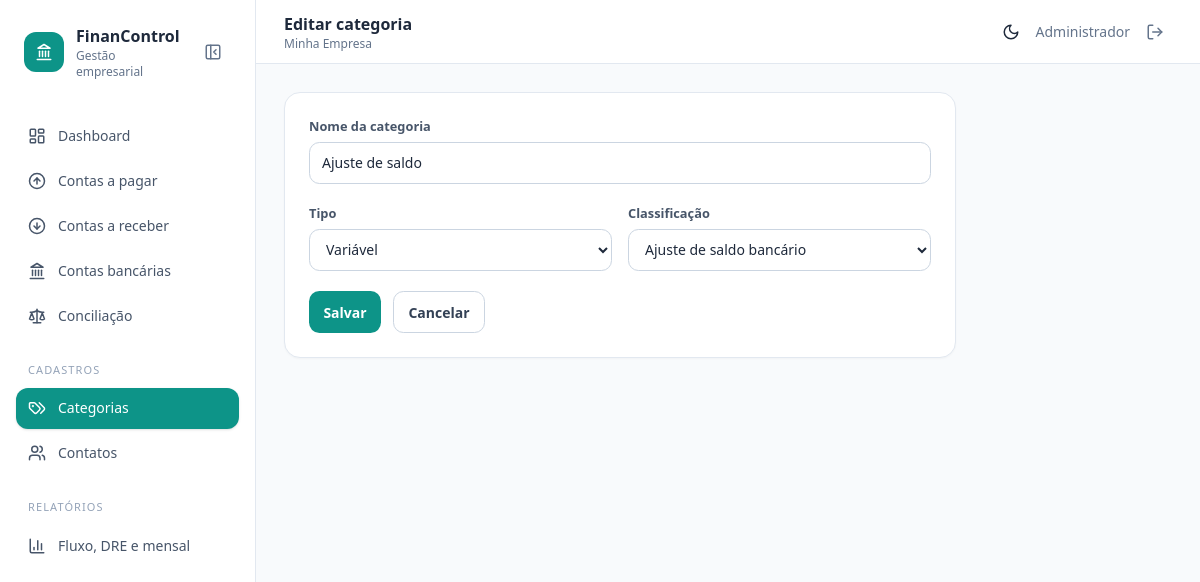
Screenshot of /index.php?route=categories/form&id=14 (signed in) with the database file from the repository.
### tables this page shows
CREATE TABLE categories (
  id INT UNSIGNED AUTO_INCREMENT PRIMARY KEY,
  name VARCHAR(120) NOT NULL UNIQUE,
  type ENUM('fixa','variavel') NOT NULL,
  classification ENUM('despesa_operacional','despesa_administrativa','investimento','receita_operacional','receita_nao_operacional','ajuste_saldo') NOT NULL,
  created_at TIMESTAMP DEFAULT CURRENT_TIMESTAMP,
  INDEX idx_category_type (type), INDEX idx_category_class (classification)
);

### controllers/BaseController.php (called while the page is built, shortened)
<?php
abstract class BaseController
{
    protected function render(string $view, array $data = []): void
    {
        extract($data, EXTR_SKIP);
        require __DIR__ . '/../views/layouts/header.php';
        require __DIR__ . '/../views/' . $view . '.php';
        require __DIR__ . '/../views/layouts/footer.php';
    }
}

### controllers/CategoryController.php (called while the page is built, shortened)
<?php
final class CategoryController extends BaseController
{
    public function form(): void
    {
        $category = ['id' => '', 'name' => '', 'type' => 'fixa', 'classification' => 'despesa_operacional'];
        if ($id = filter_input(INPUT_GET, 'id', FILTER_VALIDATE_INT)) {
            $stmt = db()->prepare('SELECT * FROM categories WHERE id=?'); $stmt->execute([$id]);
            $category = $stmt->fetch() ?: $category;
        }
        $this->render('categories/form', compact('category') + ['pageTitle' => $category['id'] ? 'Editar categoria' : 'Nova categoria']);
    }
}

### index.php (called while the page is built, shortened)
<?php
$config = require __DIR__ . '/config.php';
require __DIR__ . '/db.php';
require __DIR__ . '/helpers.php';
$route = trim((string) ($_GET['route'] ?? 'dashboard'), '/');
$publicRoutes = ['login'];
try {
    $routes = [
        'login' => [AuthController::class, 'login'],
        'logout' => [AuthController::class, 'logout'],
        'dashboard' => [DashboardController::class, 'index'],
        'categories' => [CategoryController::class, 'index'],
        'categories/form' => [CategoryController::class, 'form'],
        'categories/save' => [CategoryController::class, 'save'],
        'categories/delete' => [CategoryController::class, 'delete'],
        'contacts' => [ContactController::class, 'index'],
        'contacts/form' => [ContactController::class, 'form'],
        'contacts/save' => [ContactController::class, 'save'],
        'contacts/delete' => [ContactController::class, 'delete'],
        'payables' => [PayableController::class, 'index'],
        'payables/form' => [PayableController::class, 'form'],
        'payables/save' => [PayableController::class, 'save'],
        'payables/pay' => [PayableController::class, 'pay'],
        'payables/bulk-pay' => [PayableController::class, 'bulkPay'],
        'payables/bulk-edit' => [PayableController::class, 'bulkEdit'],
        'payables/bulk-delete' => [PayableController::class, 'bulkDelete'],
        'payables/schedule' => [PayableController::class, 'schedule'],
        'payables/delete' => [PayableController::class, 'delete'],
        'receivables' => [ReceivableController::class, 'index'],
        'receivables/form' => [ReceivableController::class, 'form'],
        'receivables/save' => [ReceivableController::class, 'save'],
        'receivables/receive' => [ReceivableController::class, 'receive'],
        'receivables/bulk-receive' => [ReceivableController::class, 'bulkReceive'],
        'receivables/bulk-edit' => [ReceivableController::class, 'bulkEdit'],
        'receivables/bulk-delete' => [ReceivableController::class, 'bulkDelete'],
        'receivables/delete' => [ReceivableController::class, 'delete'],
        'banks' => [BankAccountController::class, 'index'],
        'banks/save' => [BankAccountController::class, 'save'],
        'banks/adjust' => [BankAccountController::class, 'adjust'],
        'banks/toggle' => [BankAccountController::class, 'toggle'],
        'movement/details' => [MovementController::class, 'details'],
        'reconciliation' => [ReconciliationController::class, 'index'],
        'reports' => [ReportController::class, 'index'],
        'reports/export' => [ReportController::class, 'export'],
        'attachment' => [AttachmentController::class, 'download'],
    ];
    [$class, $method] = $routes[$route];
    (new $class())->$method();
} catch (Throwable $e) {
    http_response_code(http_response_code() >= 400 ? http_response_code() : 500);
    if (in_array($route, $publicRoutes, true)) exit(e($e->getMessage()));
    $pageTitle = 'Erro';
    require __DIR__ . '/views/layouts/header.php';
    echo '<div class="rounded-xl bg-red-50 p-5 text-red-700">' . e($e->getMessage()) . '</div>';
    require __DIR__ . '/views/layouts/footer.php';
}

### config.php (called while the page is built, shortened)
<?php
return [
    'app_name' => 'Gestão Financeira',
    'company_name' => 'Minha Empresa',
    'company_document' => '00.000.000/0001-00',
    'company_address' => 'Cidade/UF',
    'timezone' => 'America/Sao_Paulo',
    'base_url' => '',
    'db' => [
        'host' => 'dhhsa5ntiphvhzqav2bkkant',
        'port' => '3306',
        'name' => 'financeiro',
        'user' => 'mysql',
        'pass' => 'kVltQX7XzY987YwsxJt7Wf0TU7be9aBcDHU5uVV6xhQeJp5bbtuA1kpNx7UXYzsf',
        'charset' => 'utf8mb4',
    ],
    'upload' => [
        'max_bytes' => 5 * 1024 * 1024,
        'allowed_mimes' => ['application/pdf', 'image/jpeg', 'image/png', 'image/webp'],
    ],
];

### db.php (called while the page is built, shortened)
<?php
function db(): PDO
{
    static $pdo = null;
    if ($pdo instanceof PDO) {
        return $pdo;
    }
    $config = require __DIR__ . '/config.php';
    $db = $config['db'];
    $dsn = sprintf('mysql:host=%s;port=%s;dbname=%s;charset=%s', $db['host'], $db['port'], $db['name'], $db['charset']);
    $pdo = new PDO($dsn, $db['user'], $db['pass'], [
        PDO::ATTR_ERRMODE => PDO::ERRMODE_EXCEPTION,
        PDO::ATTR_DEFAULT_FETCH_MODE => PDO::FETCH_ASSOC,
        PDO::ATTR_EMULATE_PREPARES => false,
    ]);
    return $pdo;
}

### helpers.php (called while the page is built, shortened)
<?php
function config(?string $key = null, mixed $default = null): mixed
{
    static $config;
    $config ??= require __DIR__ . '/config.php';
    $value = $config;
    foreach (explode('.', $key) as $part) {
        $value = $value[$part];
    }
    return $value;
}
function url(string $route = ''): string
{
    $base = rtrim((string) config('base_url', ''), '/');
    return $base . '/index.php' . ($route !== '' ? '?route=' . rawurlencode($route) : '');
}
function e(mixed $value): string
{
    return htmlspecialchars((string) $value, ENT_QUOTES, 'UTF-8');
}

### views/categories/form.php (the view)
<form class="card max-w-2xl space-y-5 p-6" method="post" action="<?=url('categories/save')?>"><?=csrf_field()?><input type="hidden" name="id" value="<?=e($category['id'])?>"><label><span class="label">Nome da categoria</span><input class="field" name="name" value="<?=e($category['name'])?>" required></label><div class="grid gap-4 sm:grid-cols-2"><label><span class="label">Tipo</span><select class="field" name="type"><option value="fixa" <?=$category['type']==='fixa'?'selected':''?>>Fixa</option><option value="variavel" <?=$category['type']==='variavel'?'selected':''?>>Variável</option></select></label><label><span class="label">Classificação</span><select class="field" name="classification"><?php foreach(['despesa_operacional'=>'Despesa operacional','despesa_administrativa'=>'Despesa administrativa','investimento'=>'Investimento','receita_operacional'=>'Receita operacional','receita_nao_operacional'=>'Receita não operacional','ajuste_saldo'=>'Ajuste de saldo bancário'] as $v=>$l):?><option value="<?=$v?>" <?=$category['classification']===$v?'selected':''?>><?=$l?></option><?php endforeach;?></select></label></div><div class="flex gap-3"><button class="btn btn-primary">Salvar</button><a class="btn btn-light" href="<?=url('categories')?>">Cancelar</a></div></form>

### assets/css/app.css (style rules this page uses)
.card { border:1px solid rgb(226 232 240);background:#fff;border-radius:1rem;box-shadow:0 1px 2px rgb(15 23 42/.03) }
.field { width:100%;border:1px solid rgb(203 213 225);border-radius:.65rem;background:transparent;padding:.6rem .75rem;font-size:.875rem;outline:none }
.label { display:block;margin-bottom:.35rem;font-size:.8rem;font-weight:600;color:rgb(71 85 105) }
.btn { display:inline-flex;align-items:center;justify-content:center;gap:.45rem;border-radius:.65rem;padding:.6rem .9rem;font-size:.875rem;font-weight:600;transition:.15s }
.btn-primary { background:rgb(13 148 136);color:white }
.btn-light { border:1px solid rgb(203 213 225);background:white;color:rgb(51 65 85) }

### rows the page displays
categories: name "Ajuste de saldo", type "Variável", classification "Ajuste de saldo bancário"

### other values shown
$pageTitle "Editar categoria"
config('company_name') "Minha Empresa"
$_SESSION['user_name'] "Administrador"
